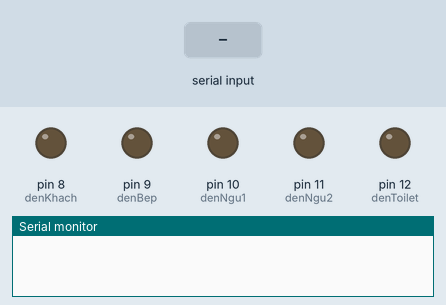
The sketch below on a simulated Arduino Uno, built with avr-gcc and run on an emulated ATmega328P. Parts: output pins drawn as LEDs (lit = HIGH), the last lines printed to the serial monitor. The test bench sets the inputs (shaded band).

Above: at 1.2 s.
1.3 s: "bat den khach" received over Serial
At 2.5 s:
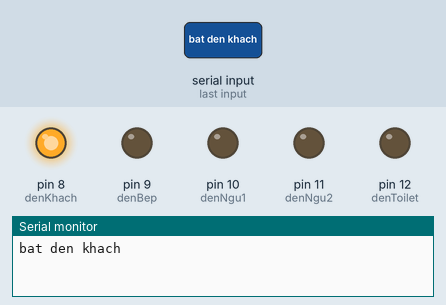
2.8 s: "bat den bep" received over Serial
At 3.6 s:
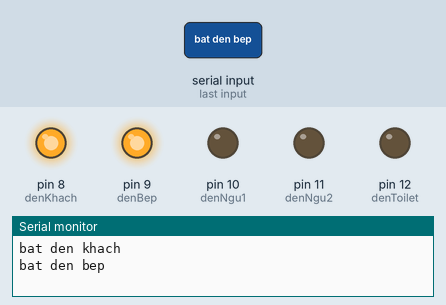
4.3 s: "tat den khach" received over Serial
At 4.9 s:
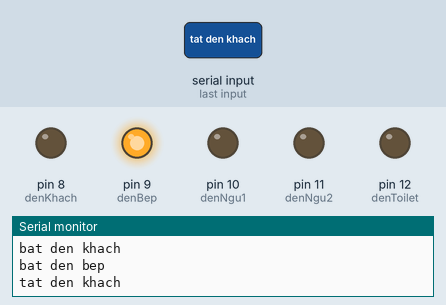
5.8 s: "bat den ngu 1" received over Serial
At 6.1 s:
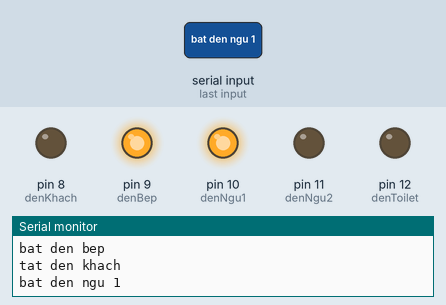
7.3 s: "tat den bep" received over Serial
At 8.2 s:
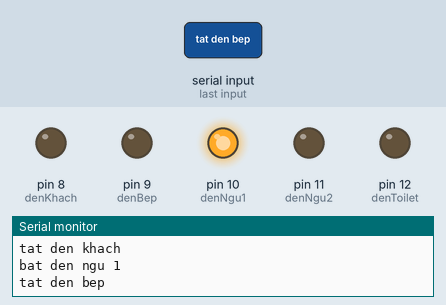
8.8 s: "bat den ngu 2" received over Serial
At 9.6 s:
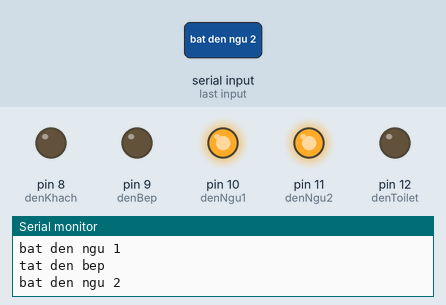
Timing chart, 0 to 11.3 s (numbered marks = the images above; inputs shaded):
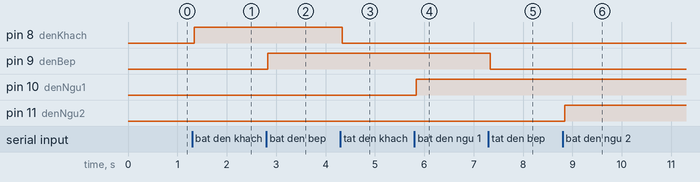

Measured:
- after the input at 1.3 s, pin 8 (denKhach): LOW → HIGH at once
- after the input at 2.8 s, pin 9 (denBep): LOW → HIGH at once
- after the input at 4.3 s, pin 8 (denKhach): HIGH → LOW at once
- after the input at 5.8 s, pin 10 (denNgu1): LOW → HIGH at once
- after the input at 7.3 s, pin 9 (denBep): HIGH → LOW at once
- after the input at 8.8 s, pin 11 (denNgu2): LOW → HIGH at once

The sketch:

BatTatBangBluetooth.ino
```cpp
// define các biến chân
int denKhach = 8;

int denBep = 9;

int denNgu1 = 10;

int denNgu2 = 11;

int denToilet = 12;

String readString;

void setup() {

Serial.begin(9600);

pinMode(denKhach, OUTPUT);

pinMode(denBep, OUTPUT);

pinMode(denNgu1, OUTPUT);

pinMode(denNgu2, OUTPUT);

pinMode(denToilet, OUTPUT);

}

void loop() {

while (Serial.available()) {

delay(3);

char c = Serial.read();

readString += c;

}

if (readString.length() >0) {

Serial.println(readString);

if(readString == "bật đèn phòng khách" ||readString == "Bật đèn phòng khách"||readString == "bật 1")
{digitalWrite(denKhach, HIGH);}
else if(readString == "tắt đèn phòng khách"||readString == "Tắt đèn phòng khách"||readString == "tắt 1")
{digitalWrite(denKhach, LOW);}
                                       //denKhach
if(readString == "bật đèn phòng bếp" ||readString == "Bật đèn phòng bếp"||readString == "bật 2")
{digitalWrite(denBep, HIGH);}
else if(readString == "tắt đèn phòng bếp"||readString == "Tắt đèn phòng bếp"||readString == "tắt 2")
{digitalWrite(denBep, LOW);}
                                           //denNgu1
if(readString == "bật đèn phòng ngủ 1" ||readString == "Bật đèn phòng ngủ 1" ||readString == "bật đèn phòng ngủ một"||readString == "bật 3")
{digitalWrite(denNgu1, HIGH);}
else if(readString == "tắt đèn phòng ngủ 1"||readString == "Tắt đèn phòng ngủ 1"||readString == "tắt đèn phòng ngủ một"||readString == "tắt 3")
{digitalWrite(denNgu1, LOW);}

if(readString == "bật đèn phòng ngủ 2" ||readString == "Bật đèn phòng ngủ 2"|| readString == "bật đèn phòng ngủ hai" || readString == "bật 4")
{digitalWrite(denNgu2, HIGH);}
else if(readString == "tắt đèn phòng ngủ 2"||readString == "Tắt đèn phòng ngủ 2"||readString == "tắt đèn phòng ngủ hai"||readString == "tắt 4")
{digitalWrite(denNgu2, LOW);}

if(readString == "bật đèn nhà vệ sinh" ||readString == "Bật đèn nhà vệ sinh"||readString == "bật 5")
{digitalWrite(denToilet, HIGH);}
else if(readString == "tắt đèn nhà vệ sinh"||readString == "Tắt đèn nhà vệ sinh"||readString == "tắt 5")
{digitalWrite(denToilet, LOW);}

if (readString == "bat den khach")

{

digitalWrite(denKhach, HIGH);

}

if (readString == "tat den khach")

{

digitalWrite(denKhach, LOW);

}

if (readString == "bat den bep")

{

digitalWrite(denBep, HIGH);

}

if (readString == "tat den bep")

{

digitalWrite(denBep, LOW);

}

if (readString == "bat den ngu 1")

{

digitalWrite(denNgu1, HIGH);

}

if (readString == "tat den ngu 1")

{

digitalWrite(denNgu1, LOW);

}

if (readString == "bat den ngu 2")

{

digitalWrite(denNgu2, HIGH);

}

if (readString == "tat den ngu 2")

{

digitalWrite(denNgu2, LOW);

}

if (readString == "bat den toilet")

{

digitalWrite(denToilet, HIGH);

}

if (readString == "tat den toilet")

{

digitalWrite(denToilet, LOW);

}

readString="";

}

}
```
